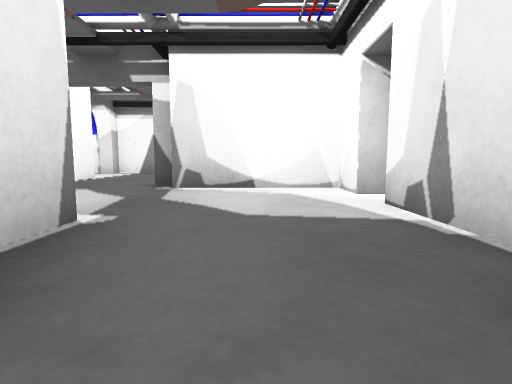
view 1 (above)

15 first-person views from a walk through a world built for the Gazebo simulator. The camera is 0.5 m above the floor, tilts 6° down and sees 80° across. The floor is counted in squares, 1 m on a side. Each view is taken from the middle of a square. On the plan, view 1 faces up. The plan holds only what a view shows up to about 9 squares ahead; the rest is blank.

view 2
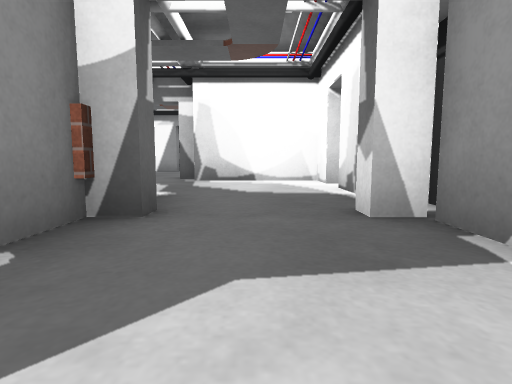

view 3
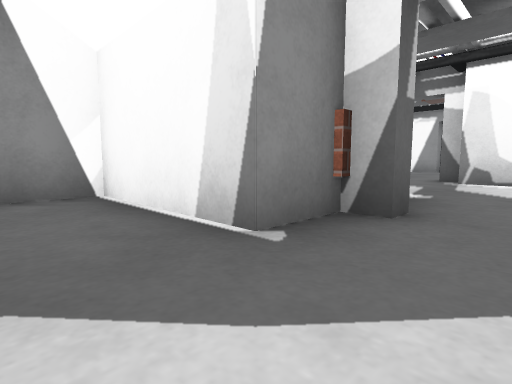

view 4
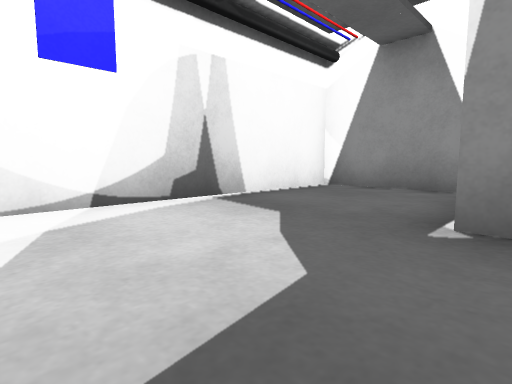

view 5
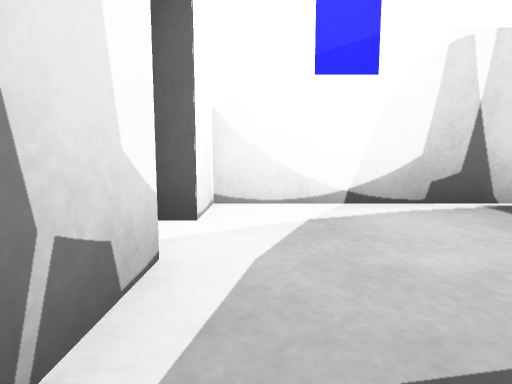

view 6
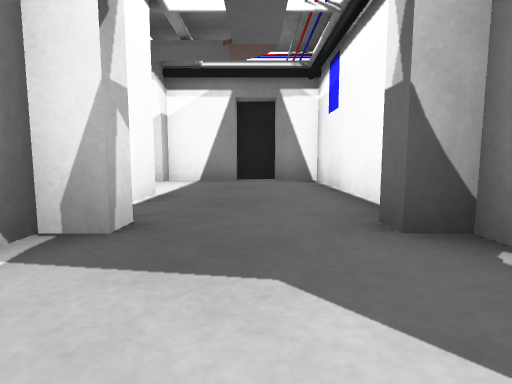

view 7
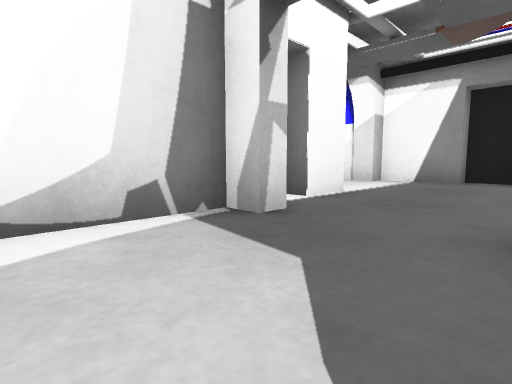

view 8
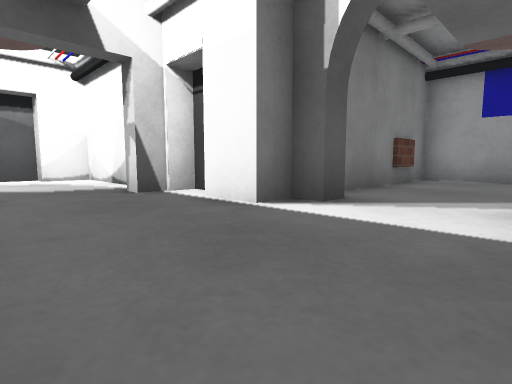

view 9
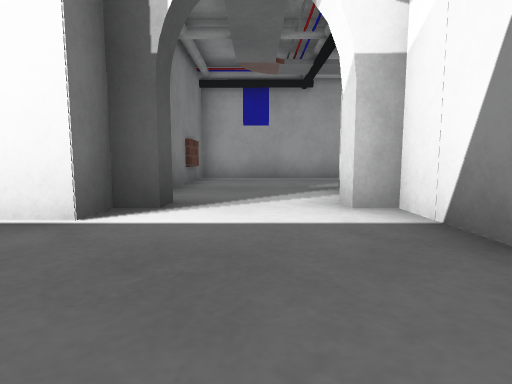

view 10
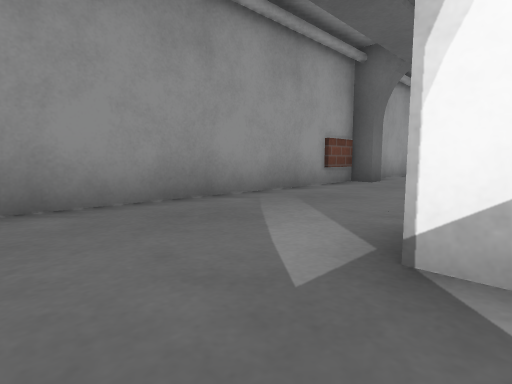

view 11
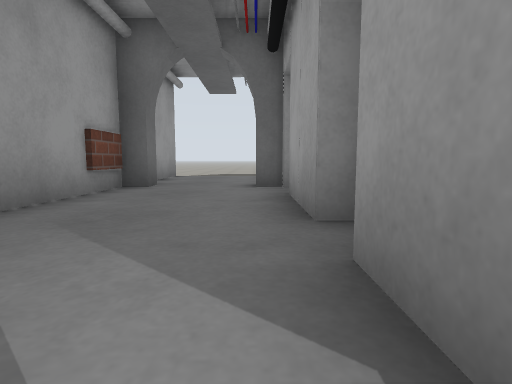

view 12
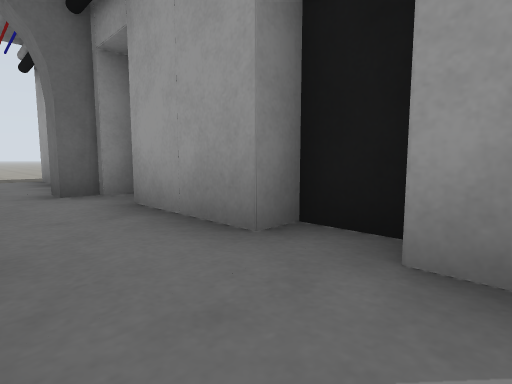

view 13
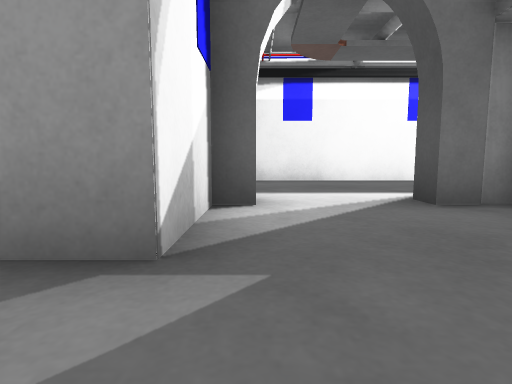

view 14
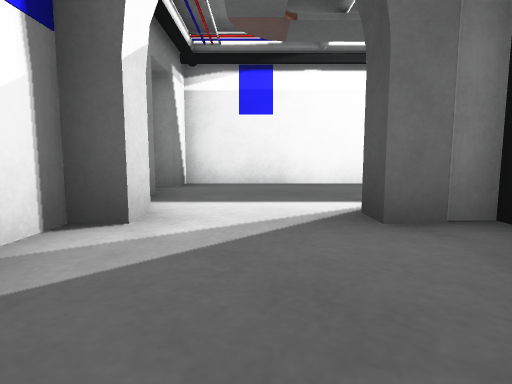

view 15
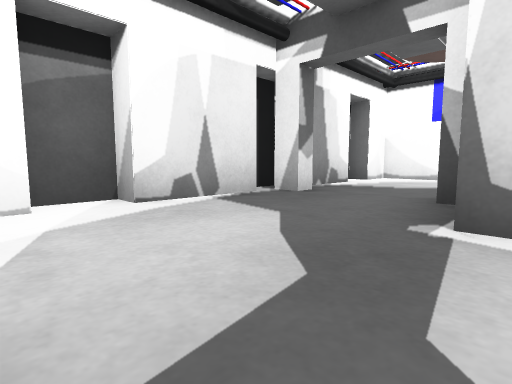

### Floor plan
Key: @ floor where view 1 was taken; # wall or solid block; . floor; B grey block.
Columns run from 10 left of view 1 to 2 right of it. Each row starts with its distance up from view 1.
 20 #..#
 19 #..
 18 #..
 17 B.##
 16 #..#
 15 #..#
 14 #..#
 13 #..#
 12 #..#######
 11 #....#...#
 10 #........#
  9 #####B ..#
  8     ## ..#
  7      ##..#
  6       B..####
  5       #.....#
  4       #.....#
  3       ### ..#
  2        # #..#
  1          B.B#
  0       ### @.#
 -1       #.....#
 -2       #.....#
 -3       #######

Positions as (right, up) in squares from view 1, and headings:
1: (0, 0), facing up
2: (0, -2), facing up
3: (0, -2), facing up-left
4: (1, 0), facing down-left
5: (1, 0), facing down
6: (-3, 4), facing up
7: (-2, 4), facing up-left
8: (-2, 11), facing down-left
9: (-2, 10), facing left
10: (-7, 10), facing up-left
11: (-8, 11), facing up
12: (-9, 12), facing up-right
13: (-9, 11), facing right
14: (-8, 10), facing right
15: (-2, 5), facing down-right
